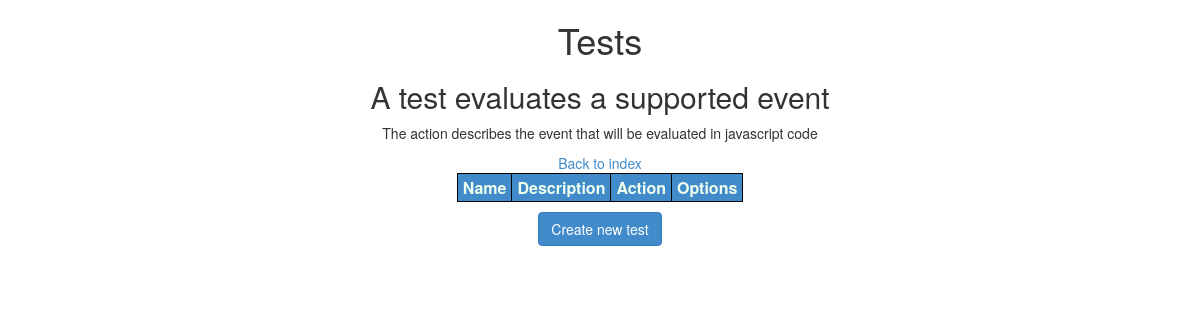
Page /admin/tests/ on the earlier database version.
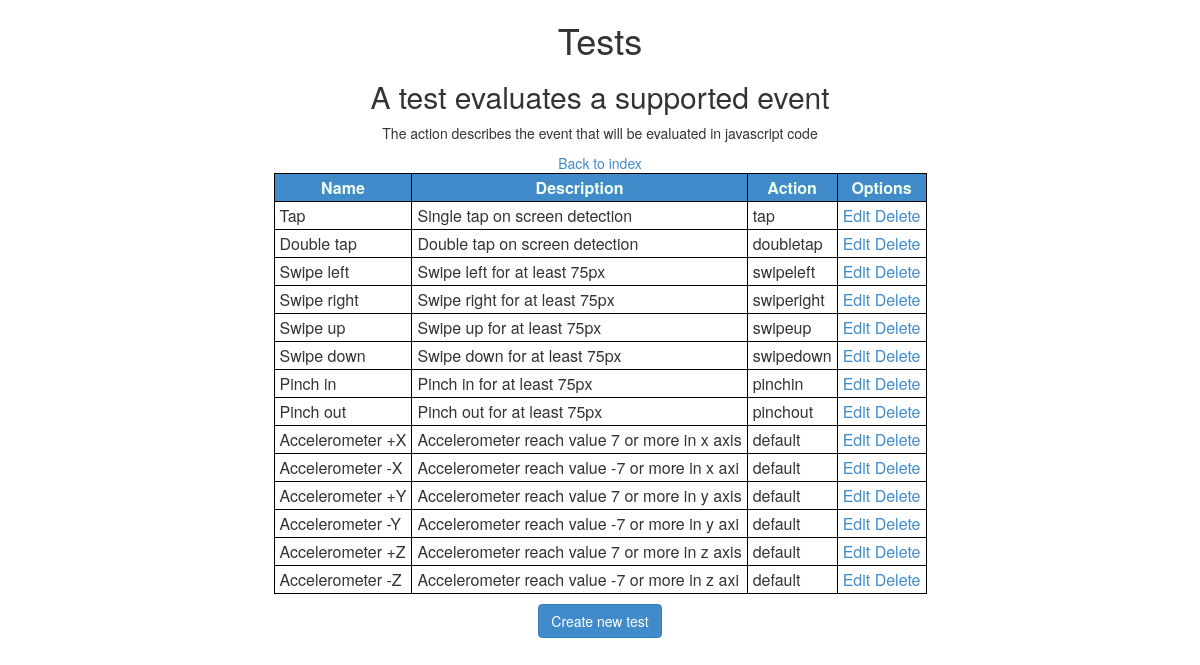
Same page on the later database version.
### tables this page shows
CREATE TABLE `tests` (
  `id_test` int(11) NOT NULL AUTO_INCREMENT,
  `name` varchar(45) DEFAULT NULL,
  `action` int(11) NOT NULL DEFAULT '26' COMMENT 'contains the different tests that can be performed, i.e. tap, double tap, swipes, pinches and more.',
  `description` varchar(45) DEFAULT NULL,
  `tag` varchar(45) NOT NULL,
  PRIMARY KEY (`id_test`),
  KEY `fk_tests_1_idx` (`action`)
);

CREATE TABLE `supported_events` (
  `id_event` int(11) NOT NULL AUTO_INCREMENT,
  `name` varchar(45) NOT NULL,
  `description` varchar(120) DEFAULT NULL,
  PRIMARY KEY (`id_event`),
  UNIQUE KEY `name_UNIQUE` (`name`)
);

### admin/tests/index.php (the view, shortened to what this page needs)
<html>
    <head>
        <?php
        include "../../template/_head.php";
        include '../../db_info.php';
        $link = mysqli_connect($hst, $usrnm, $psswrd, $schm) or die("Error " . mysqli_error($link));
        $tests_query = "SELECT t.id_test, t.name, t.description, se.name as event FROM tests t, supported_events se WHERE t.action = se.id_event";
        $tests = $link->query($tests_query);
        ?>
        <link href="../css/admin.css" type="text/css" rel="stylesheet">
    </head>
    <body>
        <center>
            <h1>Tests</h1>
            <h2>A test evaluates a supported event</h2>
            <p>The action describes the event that will be evaluated in javascript code</p>
            <a href="/mobile/admin/" >Back to index</a>
            <table>
                <thead>
                    <tr>
                        <th>Name</th>
                        <th>Description</th>
                        <th>Action</th>
                        <th>Options</th>
                    </tr>
                </thead>
                <tbody>
                    <?php
                        while($test = mysqli_fetch_array($tests)){
                    ?>
                    <tr>
                        <td><?php echo $test["name"] ?></td>
                        <td><?php echo $test["description"] ?></td>
                        <td><?php echo $test["event"] ?></td>
                        <td>
                            <a href="edit.php?test=<?php echo $test['id_test']; ?>">Edit</a>
                            <a href="#" onclick="if(confirm('Are you sure to edit this test?'))
                                deleteTest(<?php echo $test['id_test']; ?>);">Delete</a>
                        </td>
                    </tr>
                    <?php
                        }
                    ?>
                </tbody>
            </table>
            <span class="row"><a href="create.php" class="btn btn-primary">Create new test</a></span>
        </center>
    </body>
</html>

Differences in the rows shown:
now on this page (row edited): tests: name "Tap", description "Single tap on screen detection", supported_events.name "tap"
now on this page (row edited): tests: name "Double tap", description "Double tap on screen detection", supported_events.name "doubletap"
now on this page (row edited): tests: name "Swipe left", description "Swipe left for at least 75px", supported_events.name "swipeleft"
now on this page (row edited): tests: name "Swipe right", description "Swipe right for at least 75px", supported_events.name "swiperight"
now on this page (row edited): tests: name "Swipe up", description "Swipe up for at least 75px", supported_events.name "swipeup"
now on this page (row edited): tests: name "Swipe down", description "Swipe down for at least 75px", supported_events.name "swipedown"
now on this page (row edited): tests: name "Pinch in", description "Pinch in for at least 75px", supported_events.name "pinchin"
now on this page (row edited): tests: name "Pinch out", description "Pinch out for at least 75px", supported_events.name "pinchout"
now on this page (row edited): tests: name "Accelerometer +X", description "Accelerometer reach value 7 or more in x axis", supported_events.name "default"
now on this page (row edited): tests: name "Accelerometer -X", description "Accelerometer reach value -7 or more in x axi", supported_events.name "default"
now on this page (row edited): tests: name "Accelerometer +Y", description "Accelerometer reach value 7 or more in y axis", supported_events.name "default"
now on this page (row edited): tests: name "Accelerometer -Y", description "Accelerometer reach value -7 or more in y axi", supported_events.name "default"
now on this page (row edited): tests: name "Accelerometer +Z", description "Accelerometer reach value 7 or more in z axis", supported_events.name "default"
now on this page (row edited): tests: name "Accelerometer -Z", description "Accelerometer reach value -7 or more in z axi", supported_events.name "default"
